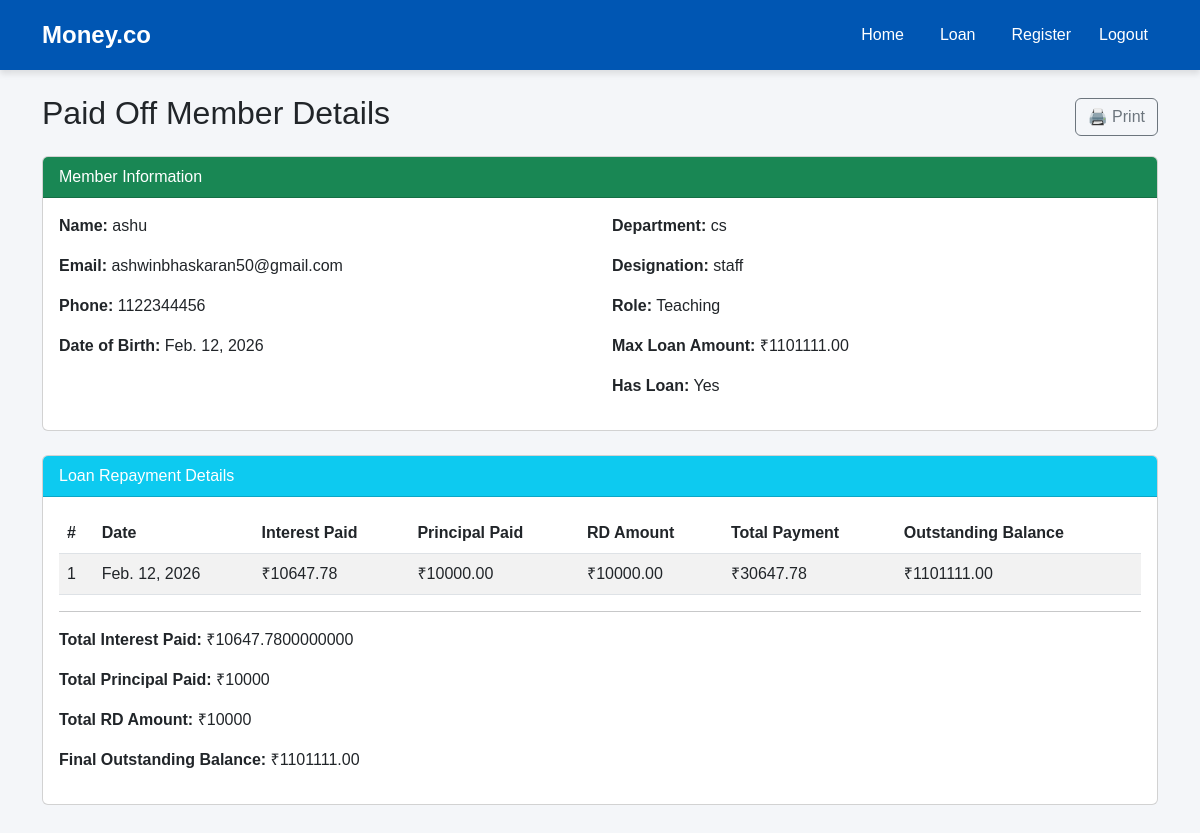
Page /paid_off/view/22/ on the earlier database version.
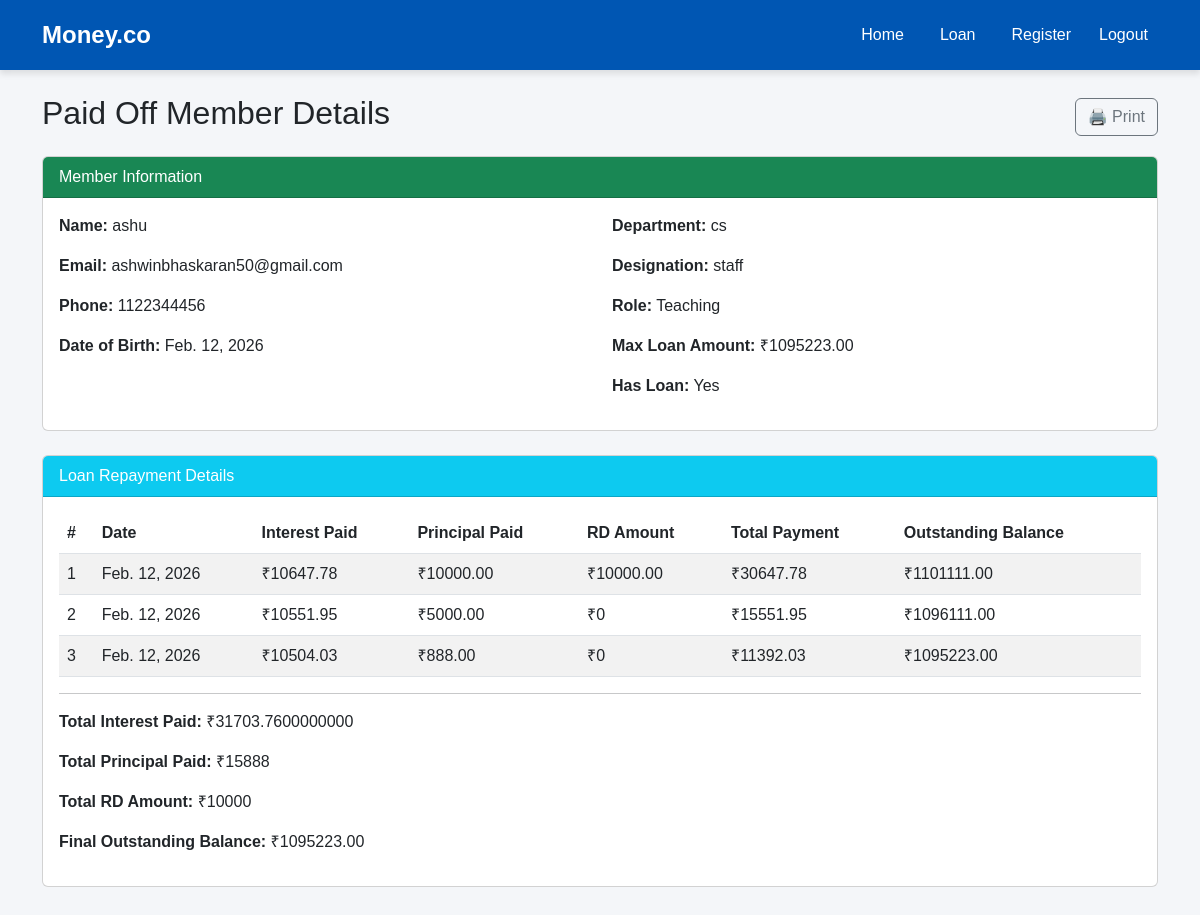
Same page on the later database version.
### moneyapp/models.py (models this page shows, shortened)
class Member(models.Model):
    ROLE_CHOICES = [
        ('Teaching', 'Teaching Staff'),
        ('Non-Teaching', 'Non-Teaching Staff')
    ]
    name            = models.CharField(max_length=100)
    member_id       = models.CharField(max_length=50, unique=True)
    department      = models.CharField(max_length=100, blank=True)
    designation     = models.CharField(max_length=100, blank=True)
    mob             = models.CharField(max_length=10, validators=[phone_validator])
    email           = models.EmailField()
    dob             = models.DateField()
    doj             = models.DateField()
    doj_service     = models.DateField()
    maximum_period  = models.IntegerField()
    max_loan_amount = models.DecimalField(max_digits=10, decimal_places=2)
    city            = models.CharField(max_length=100)
    pincode         = models.CharField(max_length=10)
    role            = models.CharField(max_length=20, choices=ROLE_CHOICES, default='Non-Teaching')
    has_loan        = models.BooleanField(default=False)

class LoanRepayment(models.Model):
    member               = models.ForeignKey(Member, on_delete=models.CASCADE)
    repayment_number     = models.PositiveIntegerField()
    repayment_date       = models.DateField()
    interest_paid        = models.DecimalField(max_digits=10, decimal_places=2)
    principal_paid       = models.DecimalField(max_digits=10, decimal_places=2)
    rd_amount            = models.DecimalField(max_digits=10, decimal_places=2, default=0)
    total_payment        = models.DecimalField(max_digits=10, decimal_places=2)
    outstanding_balance  = models.DecimalField(max_digits=10, decimal_places=2)
    class Meta:
        ordering = ('member', 'repayment_number')
        constraints = [
            UniqueConstraint(
                fields=['member', 'repayment_number'],
                name='unique_member_repayment'
            )
        ]

### moneyapp/views.py (the view)
# urls.py: path('paid_off/view/<int:member_id>/', views.view_paid_off_details, name='view_paid_off_details'),  # placeholder
def view_paid_off_details(request, member_id):
    member = get_object_or_404(Member, id=member_id)
    repayments = LoanRepayment.objects.filter(member=member)
    totals = repayments.aggregate(
        total_interest=Sum('interest_paid'),
        total_principal=Sum('principal_paid'),
        total_rd=Sum('rd_amount')
    )
    return render(request, 'paid_off_detail.html', {
        'member': member,
        'repayments': repayments,
        'total_interest': totals['total_interest'] or 0,
        'total_principal': totals['total_principal'] or 0,
        'total_rd': totals['total_rd'] or 0,
        'final_balance': member.max_loan_amount
    })

### moneyapp/templates/paid_off_detail.html (shortened to what this page needs)
{% extends 'base.html' %}
{% load static %}
{% block content %}
<div class="container mt-4" id="printSection">
    <div class="d-flex justify-content-between align-items-center mb-3">
        <h2>Paid Off Member Details</h2>
        <button class="btn btn-outline-secondary d-print-none" onclick="window.print()">
            🖨️ Print
        </button>
    </div>
    <div class="card mb-4">
        <div class="card-header bg-success text-white">
            Member Information
        </div>
        <div class="card-body row">
            <div class="col-md-6">
                <p><strong>Name:</strong> {{ member.name }}</p>
                <p><strong>Email:</strong> {{ member.email }}</p>
                <p><strong>Phone:</strong> {{ member.mob }}</p>
                <p><strong>Date of Birth:</strong> {{ member.dob }}</p>
            </div>
            <div class="col-md-6">
                <p><strong>Department:</strong> {{ member.department }}</p>
                <p><strong>Designation:</strong> {{ member.designation }}</p>
                <p><strong>Role:</strong> {{ member.role }}</p>
                <p><strong>Max Loan Amount:</strong> ₹{{ member.max_loan_amount }}</p>
                <p><strong>Has Loan:</strong> {{ member.has_loan|yesno:"Yes,No" }}</p>
            </div>
        </div>
    </div>
    <div class="card">
        <div class="card-header bg-info text-white">
            Loan Repayment Details
        </div>
        <div class="card-body">
            {% if repayments %}
                <table class="table table-striped">
                    <thead>
                        <tr>
                            <th>#</th>
                            <th>Date</th>
                            <th>Interest Paid</th>
                            <th>Principal Paid</th>
                            <th>RD Amount</th>
                            <th>Total Payment</th>
                            <th>Outstanding Balance</th>
                        </tr>
                    </thead>
                    <tbody>
                        {% for r in repayments %}
                        <tr>
                            <td>{{ r.repayment_number }}</td>
                            <td>{{ r.repayment_date }}</td>
                            <td>₹{{ r.interest_paid }}</td>
                            <td>₹{{ r.principal_paid }}</td>
                            <td>₹{{ r.rd_amount|default:0 }}</td>
                            <td>₹{{ r.total_payment }}</td>
                            <td>₹{{ r.outstanding_balance }}</td>
                        </tr>
                        {% endfor %}
                    </tbody>
                </table>
                <hr>
                <p><strong>Total Interest Paid:</strong> ₹{{ total_interest }}</p>
                <p><strong>Total Principal Paid:</strong> ₹{{ total_principal }}</p>
                <p><strong>Total RD Amount:</strong> ₹{{ total_rd }}</p>
                <p><strong>Final Outstanding Balance:</strong> ₹{{ final_balance }}</p>
            {% else %}
                <p>No repayment records found.</p>
            {% endif %}
        </div>
    </div>
</div>
{% endblock %}

Differences in the rows shown:
changed Member "ashu": max_loan_amount "1101111.00" → "1095223.00"
added LoanRepayment: repayment_number "2", repayment_date "Feb. 12, 2026", interest_paid "10551.95", principal_paid "5000.00", rd_amount "0", total_payment "15551.95", outstanding_balance "1096111.00"
added LoanRepayment: repayment_number "3", repayment_date "Feb. 12, 2026", interest_paid "10504.03", principal_paid "888.00", rd_amount "0", total_payment "11392.03", outstanding_balance "1095223.00"
Other differences:
{{ total_interest }}: "10647.7800000000" → "31703.7600000000"
{{ total_principal }}: "10000" → "15888"
